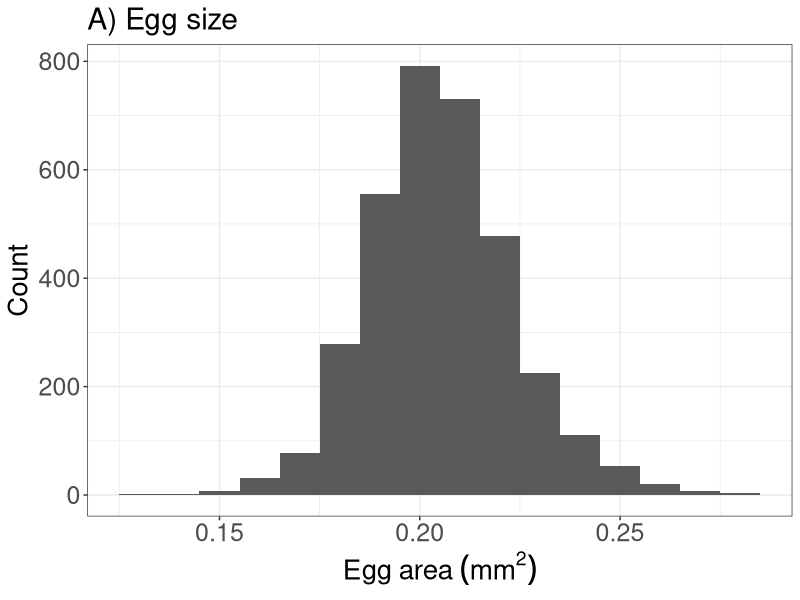
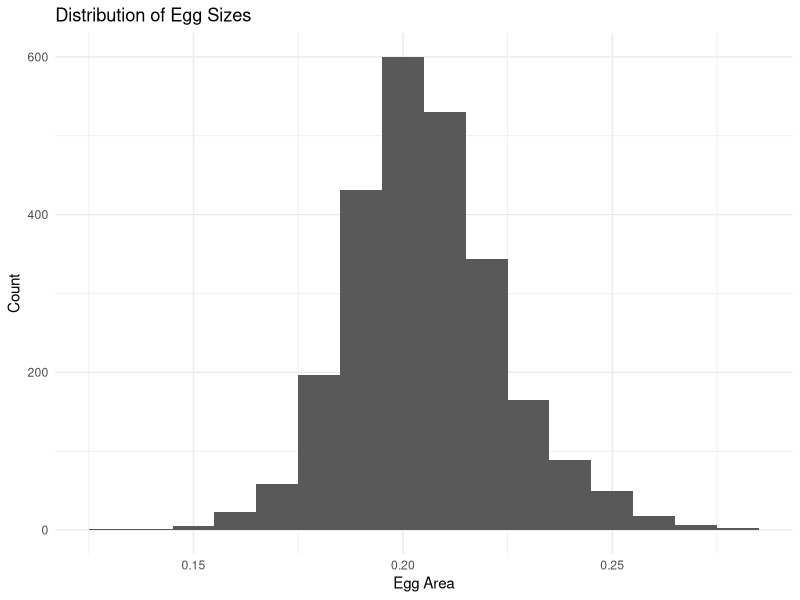

Generate these figures, in order, with R: (Note: this script raises an error after producing the figures.)
## ---- chunk 1
library(here)
library(ggplot2)
library(tidyverse)
library(lme4)
library(emmeans)
library(lmerTest)
library(ggeffects)
## ---- chunk 2
raw_egg_sizes <- read.csv(here("data", "clean data", "raw egg sizes.csv"))

mean(raw_egg_sizes$area)
sd(raw_egg_sizes$area)

raw_egg_sizes %>%
  filter(pupal_treatment == "wild") %>%
  group_by(pupal_treatment) %>%
  summarise(mean_egg_size = mean(area), n = n())


raw_egg_sizes <- raw_egg_sizes %>%
  mutate(grandmotherID = sub("^[^.]*\\.[^.]*\\.([^_]+)_.*$", "\\1", adultID))

#remove this adultID because it doens't have a grandmotherID
raw_egg_sizes <- raw_egg_sizes %>%
  filter(adultID != "CTRL.WTH_P8_W")

#make maternal ID a factor
raw_egg_sizes$grandmotherID <- as.factor(raw_egg_sizes$grandmotherID)

#make clutchID a factor
raw_egg_sizes$motherID <- as.factor(raw_egg_sizes$clutchID)

#convert the pupal temperatures to factors so they plot in the correct order
raw_egg_sizes$pupal_treatment <- factor(raw_egg_sizes$pupal_treatment,
                             levels = c("wild", "ambient", "cool", "mean", "warm", "hot"))

#convert the larval  temperatures to factors so the plot in the correct order
raw_egg_sizes$larval_treatment <- factor(raw_egg_sizes$larval_treatment,
                             levels = c("wild", "ambient", "cool", "mean", "warm", "hot"))

#mean and SD of all egg sizes
summary(raw_egg_sizes$egg_mean_1A)
sd(raw_egg_sizes$egg_mean_1A)


#look at the distributions of egg size
egg_size_distribution <- ggplot(raw_egg_sizes, aes(x = area)) +
  geom_histogram(binwidth = 0.01) +  # change this value to control bin width +
  labs(title = "A) Egg size",
       x = expression(Egg~area~(mm^2)),
       y = "Count") +
  theme_bw()+
    theme(
    text = element_text(size = 18),            # increases all text
    axis.title = element_text(size = 20),      # axis titles bigger
    axis.text = element_text(size = 18),       # axis tick labels bigger
    legend.text = element_text(size = 18),     # legend text bigger
    legend.title = element_text(size = 20))

egg_size_distribution

#looking just at ambient, warm and hot larval temperature - need to remove wild because they don't have weight, or maternal ID or clutchID
egg_sizes_filtered <- raw_egg_sizes %>%
  filter(larval_treatment %in% c("ambient", "warm", "hot")) %>%
  mutate(weight_mg = weight * 1000) %>%
  mutate(weight_mg_centered = weight_mg - mean(weight_mg, na.rm = TRUE))



egg_sizes_filtered %>%
  group_by(pupal_treatment) %>%
  summarise(mean_egg_size = mean(area), n = n())



## ---- chunk 3
#look at the distributions of egg size
ggplot(egg_sizes_filtered, aes(x = area)) +
  geom_histogram(binwidth = 0.01) +  # change this value to control bin width +
  labs(title = "Distribution of Egg Sizes",
       x = "Egg Area",
       y = "Count") +
  theme_minimal()
## ---- chunk 4



lm4 <- lmer(area ~ larval_treatment * pupal_treatment + (1|grandmotherID/motherID) + weight_mg_centered, data = egg_sizes_filtered)
summary(lm4)

anova(lm4)


tab_model(lm4,
          transform = NULL,   
          show.se = TRUE,   
          show.ci = FALSE) 

#test the effect of the interaction term 
lm4_no_interaction <- lmer(area ~ larval_treatment + pupal_treatment + (1|grandmotherID/motherID) + weight_mg_centered, data = egg_sizes_filtered)
anova(lm4, lm4_no_interaction)
#interaction effect not significant


#test the overall effect of pupal temperature
lm4_no_pupal <- lmer(area ~ larval_treatment + (1|grandmotherID/motherID) + weight_mg_centered, data = egg_sizes_filtered)
anova(lm4_no_interaction, lm4_no_pupal)
#pupal effect very significant

#test the overall effect of larval temperature
lm4_no_larval <- lmer(area ~ pupal_treatment + (1|grandmotherID/motherID) + weight_mg_centered, data = egg_sizes_filtered)
anova(lm4_no_interaction, lm4_no_larval)
#larval temp is significant overall

confint(lm4)
#confidence intervals of larval treatment effects overlap with zero
## ---- chunk 5
#pairwise comparisons
#estimates marginal means for the pupal treatments
emm <- emmeans(lm4_no_interaction, ~ pupal_treatment)
emm
pairs(emm)
summary(emm)
#significant difference between ambient-mean, ambient-warm, and ambient-hot.


#estimate marginal means based on larval treatment
emm <- emmeans(lm4_no_interaction, ~ larval_treatment)
emm
pairs(emm)



pred <- ggeffects::ggpredict(lm4_no_interaction,
                  terms = c("pupal_treatment"))

#assign colours to the temperatures                           
temp_cols <- c(
  ambient = "#484A4C",
  cool    = "#76C0CC",
  mean    = "#F9CA0F",
  warm    = "#E87A36",
  hot     = "#AF0808")

ggplot(pred, aes(x = x, y = predicted)) +
  geom_point(color = temp_cols) +
  geom_errorbar(aes(ymin = conf.low, ymax = conf.high),
                width = 0.1) +
  #scale_y_continuous(limits = c(0.190, 0.215)) +
  #scale_color_manual(values = temp_cols) +
  labs(
    x = "Resource allocation treatment",
    y = expression(Predicted~egg~area~(mm^2))
  ) +
  theme_bw()

egg_size_model <- ggplot(pred, aes(x = x, y = predicted)) +
  # raw data
  #geom_jitter(data = egg_sizes_filtered,
            #  aes(x = pupal_treatment, y = area),
            #  width = 0.15,
            #  alpha = 0.4,
            #  color = "grey") +
  scale_y_continuous(breaks = seq(0.20, 0.21, by = 0.01)) +
  
  # model predictions
  geom_point(color = temp_cols, size = 6) +
  geom_errorbar(aes(ymin = conf.low, ymax = conf.high),
                width = 0.1) +
  
  labs(
    x = "Resource allocation temperature",
    y = expression(Individual~egg~area~(mm^2)),
    title = "B) Model estimates for individual egg size"
  ) +
  theme_bw() +
    theme(
    text = element_text(size = 18),            # increases all text
    axis.title = element_text(size = 20),      # axis titles bigger
    axis.text = element_text(size = 18),       # axis tick labels bigger
    legend.text = element_text(size = 18),     # legend text bigger
    legend.title = element_text(size = 20)
    )

egg_size_model


## ---- chunk 6
ambient_and_wild <- raw_egg_sizes %>%
  filter(pupal_treatment %in% c("wild", "ambient")) %>%
   mutate(
    larval_treatment = factor(larval_treatment, levels = c("ambient", "wild")))

lm1 <- lm(area ~ larval_treatment, data = ambient_and_wild)
summary(lm1)

tab_model(lm1,
          transform = NULL,   
          show.se = TRUE,   
          show.ci = FALSE)
